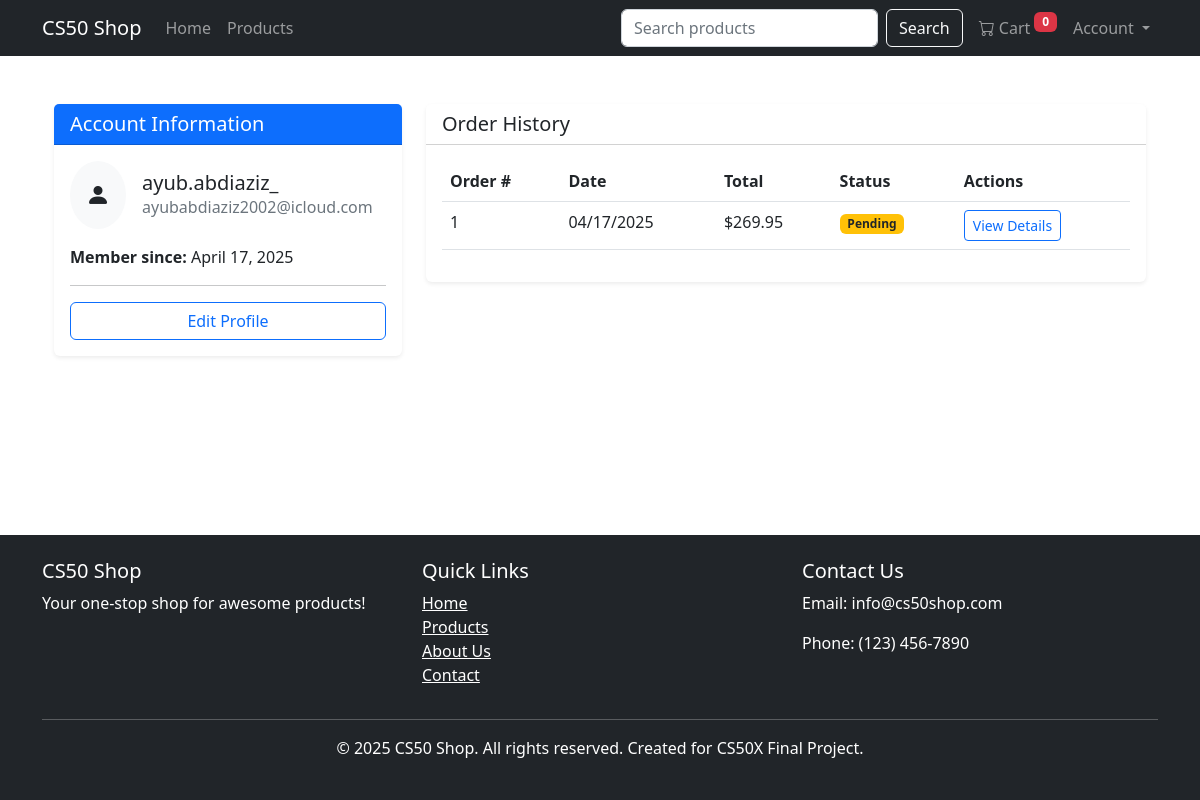
Screenshot of /profile (signed in) with the database file from the repository.
### tables this page shows
CREATE TABLE users (
    id INTEGER PRIMARY KEY AUTOINCREMENT,
    username TEXT NOT NULL UNIQUE,
    password TEXT NOT NULL,
    email TEXT NOT NULL UNIQUE,
    is_admin INTEGER DEFAULT 0,
    created_at TIMESTAMP DEFAULT CURRENT_TIMESTAMP
);

CREATE TABLE orders (
    id INTEGER PRIMARY KEY AUTOINCREMENT,
    user_id INTEGER NOT NULL,
    total REAL NOT NULL,
    name TEXT NOT NULL,
    email TEXT NOT NULL,
    address TEXT NOT NULL,
    city TEXT NOT NULL,
    state TEXT NOT NULL,
    zip TEXT NOT NULL,
    payment_method TEXT NOT NULL,
    status TEXT NOT NULL,
    created_at TIMESTAMP DEFAULT CURRENT_TIMESTAMP,
    FOREIGN KEY (user_id) REFERENCES users (id)
);

### app.py (the view)
@app.route("/profile")
@login_required
def profile():
    db.execute("SELECT * FROM users WHERE id = ?", [session['user_id']])
    user = db.fetchone()
    if user:
        user = dict(user)  # Convert to regular dict to make it mutable
        if 'created_at' in user and user['created_at'] and isinstance(user['created_at'], str):
            try:
                user['created_at'] = datetime.datetime.strptime(user['created_at'], '%Y-%m-%d %H:%M:%S')
            except (ValueError, TypeError):
                user['created_at'] = datetime.datetime.now()
    db.execute("SELECT * FROM orders WHERE user_id = ? ORDER BY created_at DESC", [session['user_id']])
    orders = db.fetchall()
    if orders:
        orders_list = []
        for order in orders:
            order_dict = dict(order)
            if 'created_at' in order_dict and order_dict['created_at'] and isinstance(order_dict['created_at'], str):
                try:
                    order_dict['created_at'] = datetime.datetime.strptime(order_dict['created_at'], '%Y-%m-%d %H:%M:%S')
                except (ValueError, TypeError):
                    order_dict['created_at'] = datetime.datetime.now()
            orders_list.append(order_dict)
        orders = orders_list
    return render_template("profile.html", user=user, orders=orders, get_order_items=get_order_items)

### app.py (called while the page is built)
@app.after_request
def after_request(response):
    response.headers["Cache-Control"] = "no-cache, no-store, must-revalidate"
    response.headers["Expires"] = 0
    response.headers["Pragma"] = "no-cache"
    return response

def get_order_items(order_id):
    order_conn = sqlite3.connect('database/cs50_shop.db')
    order_conn.row_factory = sqlite3.Row
    order_cursor = order_conn.cursor()
    order_cursor.execute("""SELECT oi.*, p.name as product_name, p.image_url
               FROM order_items oi
               JOIN products p ON oi.product_id = p.id
               WHERE oi.order_id = ?""", [order_id])
    items = order_cursor.fetchall()
    order_cursor.close()
    order_conn.close()
    return items

### helpers.py (called while the page is built)
def login_required(f):
    @wraps(f)
    def decorated_function(*args, **kwargs):
        if session.get("user_id") is None:
            flash("Please log in to access this page", "warning")
            return redirect(url_for("login"))
        return f(*args, **kwargs)
    return decorated_function

### templates/profile.html (shortened to what this page needs)
{% extends "layout.html" %}
{% block main %}
    <div class="container py-4">
        <div class="row">
            <div class="col-lg-4 mb-4">
                <div class="card border-0 shadow-sm">
                    <div class="card-header bg-primary text-white">
                        <h5 class="mb-0">Account Information</h5>
                    </div>
                    <div class="card-body">
                        <div class="d-flex align-items-center mb-3">
                            <div class="bg-light rounded-circle p-3 me-3">
                                <i class="bi bi-person-fill fs-4"></i>
                            </div>
                            <div>
                                <h5 class="mb-0">{{ user.username }}</h5>
                                <p class="text-muted mb-0">{{ user.email }}</p>
                            </div>
                        </div>
                        <p class="mb-1"><strong>Member since:</strong> {{ user.created_at.strftime('%B %d, %Y') }}</p>
                        <hr>
                        <div class="d-grid">
                            <a href="/edit_profile" class="btn btn-outline-primary">Edit Profile</a>
                        </div>
                    </div>
                </div>
            </div>
            <div class="col-lg-8">
                <div class="card border-0 shadow-sm">
                    <div class="card-header bg-white">
                        <h5 class="mb-0">Order History</h5>
                    </div>
                    <div class="card-body">
                        {% if orders %}
                            <div class="table-responsive">
                                <table class="table table-hover">
                                    <thead>
                                        <tr>
                                            <th>Order #</th>
                                            <th>Date</th>
                                            <th>Total</th>
                                            <th>Status</th>
                                            <th>Actions</th>
                                        </tr>
                                    </thead>
                                    <tbody>
                                        {% for order in orders %}
                                        <tr>
                                            <td>{{ order.id }}</td>
                                            <td>{{ order.created_at.strftime('%m/%d/%Y') }}</td>
                                            <td>${{ order.total | round(2) }}</td>
                                            <td>
                                                {% if order.status == 'pending' %}
                                                <span class="badge bg-warning text-dark">Pending</span>
                                                {% elif order.status == 'processing' %}
                                                <span class="badge bg-info">Processing</span>
                                                {% elif order.status == 'shipped' %}
                                                <span class="badge bg-primary">Shipped</span>
                                                {% elif order.status == 'delivered' %}
                                                <span class="badge bg-success">Delivered</span>
                                                {% elif order.status == 'cancelled' %}
                                                <span class="badge bg-danger">Cancelled</span>
                                                {% endif %}
                                            </td>
                                            <td>
                                                <button type="button" class="btn btn-sm btn-outline-primary" data-bs-toggle="modal" data-bs-target="#orderModal{{ order.id }}">
                                                    View Details
                                                </button>
                                            </td>
                                        </tr>
                                        {% endfor %}
                                    </tbody>
                                </table>
                            </div>
                        {% else %}
                            <div class="alert alert-info mb-0">
                                <i class="bi bi-info-circle me-2"></i> You haven't placed any orders yet.
                                <a href="/products" class="alert-link">Browse products</a> to get started.
                            </div>
                        {% endif %}
                    </div>
                </div>
            </div>
        </div>
    </div>
{% endblock %}

### static/css/styles.css (style rules this page uses)
body { min-height: 100vh; display: flex; flex-direction: column; font-family: 'Segoe UI', Tahoma, Geneva, Verdana, sans-serif; }

### rows the page displays
users: username "ayub.abdiaziz_", email "ayubabdiaziz2002@icloud.com"
orders: id "1", created_at "04/17/2025", total "269.95", status "Pending"

### other values shown
{{ user.created_at.strftime('%B %d, %Y') }} "April 17, 2025"
